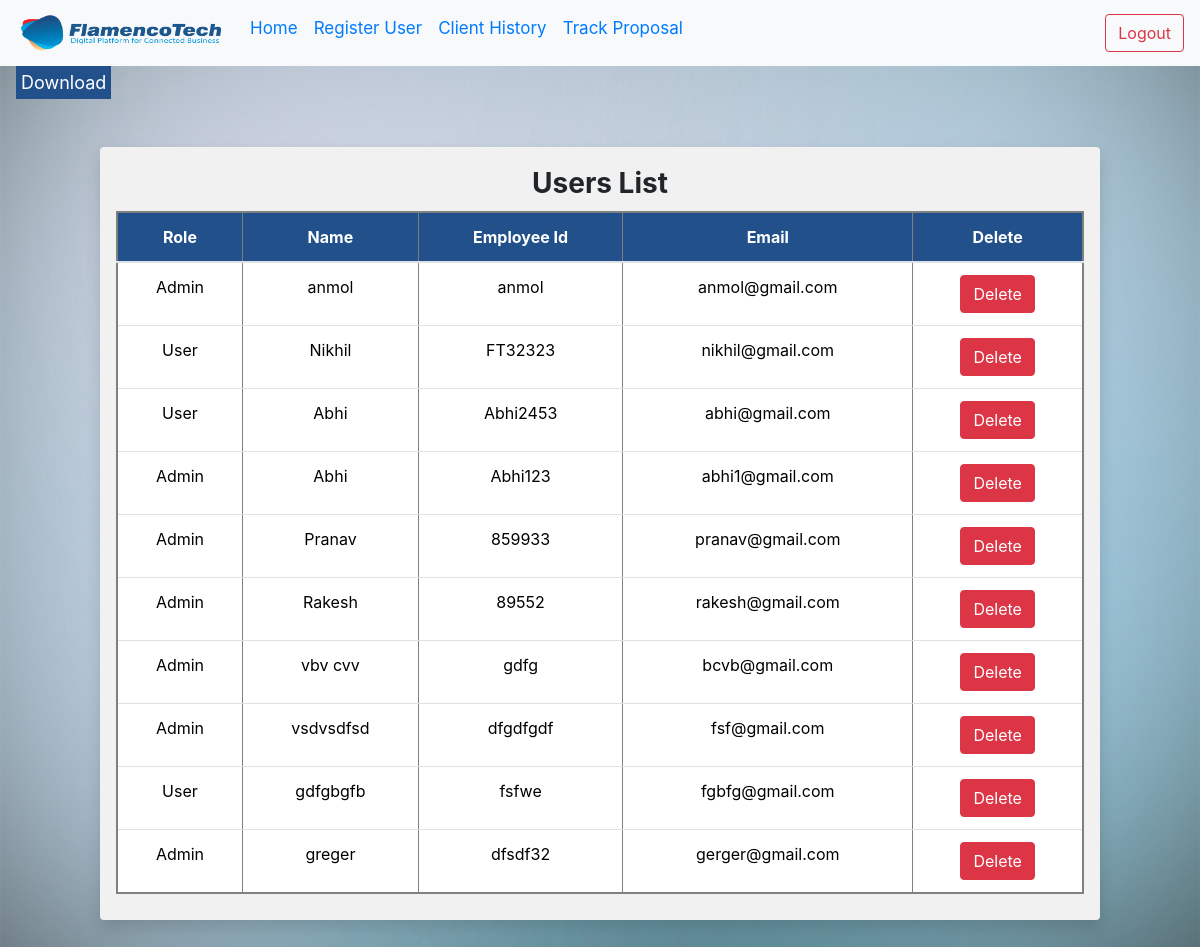
Page /admins/userlist/ on the committed database.
### Admin1/models.py (models this page shows, shortened)
class NewUser(AbstractBaseUser, PermissionsMixin):
    empid=models.AutoField(primary_key=True)
    email = models.EmailField(_('email address'), unique=True)
    user_name = models.CharField(max_length=50, unique=True)
    first_name = models.CharField(max_length=80, blank=True)
    Address = models.CharField(_(
        'address'), max_length=300, blank=True)
    is_staff = models.BooleanField(default=False)
    is_active = models.BooleanField(default=True)
    objects = CustomAccountManager()
    USERNAME_FIELD = 'email'
    REQUIRED_FIELDS = ['user_name', 'first_name']

### Admin1/views.py (the view)
# urls.py: path('userlist/',views.userlist,name='userlist'),
def userlist(request):
	context={'users':NewUser.objects.all()}
	return render(request,'Admin1/userlist.html',context)

### templates/Admin1/userlist.html (shortened to what this page needs)
<!DOCTYPE html>
<html lang="en">
  <head>
    <link rel="stylesheet" href="https://cdnjs.cloudflare.com/ajax/libs/font-awesome/4.7.0/css/font-awesome.min.css">
    <link
      rel="stylesheet"
      href="https://cdn.jsdelivr.net/npm/bootstrap@4.1.3/dist/css/bootstrap.min.css"
    />
  </head>
  <body>
    <nav class="navbar navbar-expand-lg navbar-light bg-light">
      <div class="collapse navbar-collapse" id="navbarSupportedContent">
        <ul class="navbar-nav mr-auto">
          <li>
            <a class="navbar-brand" href="https://www.flamencotech.com/" target="_blank" style="display: flex;align-items: center;
            padding: 5px;">
             <img src="/static/logo.png" alt="" width="200" height="40"  style="position:relative;" >
          </a>
          </li>
          <li class="nav-item active">
            <a class="nav-link text-primary" href="/admins/"
              >Home<span class="sr-only">(current)</span></a
            >
          </li>
<li class="nav-item active">
            <a class="nav-link text-primary" href="{% url 'signup' %}"
              >Register User <span class="sr-only">(current)</span></a
            >
          </li>
          <li class="nav-item active">
            <a class="nav-link text-primary" href="/admins/history"
              >Client History <span class="sr-only">(current)</span></a
            >
          </li>
          <li class="nav-item active">
            <a class="nav-link text-primary" href="/admins/trackp"
              >Track Proposal<span class="sr-only">(current)</span></a
            >
          </li>
        </ul>
        <form class="form-inline my-2 my-lg-0">
                 <a href="/logout" class="btn btn-outline-danger my-2 my-sm-0" type="submit">
          Logout
        </a>
        </form>
      </div>
    </nav>
        <a class="btnss" href="{% url 'export_userlist' %}">
         <button class="btns mx-3"> Download</button>
      </a>
    <div
      style="width: 1000px; background-color: rgb(241, 241, 241)"
      class="container my-5 shadow p-3 mb-5 rounded"
    >
      <div style="text-align: center" class="container my-1">
        <h3><b>Users List</b></h3>
      </div>
      <table
        style="
          text-align: center;
          margin: 10px auto;
          background-color: black;
          color: white;
          border:2px solid grey;
        "
        class="table"
        border='2'
      >
        <thead>
          <tr style="background-color: #22508b;color:white" >
            <th scope="col">Role</th>
            <th scope="col">Name</th>
            <th scope="col">Employee Id</th>
            <th scope="col">Email</th>
            <th scope="col">Delete</th>
          </tr>
        </thead>
        <tbody id="tbody" border='2'>
          {% for user in users %}
          <tr id="{{user.user_name}}" style="background-color:white;color:black">
            {% if user.is_superuser %} <td>Admin</td> {% else %}<td>User</td>{%endif%}
            <td>{{user.first_name}}</td>
            <td>{{user.user_name}}</td>
            <td>{{user.email}}</td>
            <td>
              <button
                value="{{user.user_name}}"
                type="submit"
                class="btn btn-danger deleteuser"
              >
                Delete
              </button>
            </td>
          </tr>
          {% endfor %}
        </tbody>
      </table>
    </div>
  </body>
</html>

### templates/Admin1/userlist.html (style rules this page uses)
body { background-image: url("/static/b1.png"); background-repeat: no-repeat; background-attachment: fixed; background-size: 100% 100%; }
.navbar .nav-item a { font-size: 17px; position: relative; display: inline-block; outline: none; text-decoration: none; text-shadow: 0 0 1px rgba(255,255,255,0.3); }
.navbar .nav-item a::before { color: rgba(255,255,255,0.3); text-shadow: 0 0 1px rgba(255,255,255,0.3); content: attr(data-hover); position: absolute; -webkit-transition: -webkit-transform 0.3s, opacity 0.3s; -moz-transition: -moz-transform 0.3s, opacity 0.3s; transition: transform 0.3s, opacity 0.3s; pointer-events: none; }
.navbar .nav-item a::after { content: ''; position: absolute; left: 0; bottom: 0; width: 100%; height: 2px; background:#205690; opacity: 0; -webkit-transform: translateY(5px); -moz-transform: translateY(5px); transform: translateY(5px); -webkit-transition: -webkit-transform 0.3s, opacity 0.3s; -moz-transition: -moz-transform 0.3s, opacity 0.3s; transition: transform 0.3s, opacity 0.3s; pointer-events: none; }
.navbar .nav-item a { font-size: 17px; }
.btns { background-color: #22508b; border: none; color: white; padding: 3px 5px; cursor: pointer; font-size: 18px; }

### rows in the picture
NewUser: is_superuser "Admin", first_name "anmol", user_name "anmol", email "anmol@gmail.com"
NewUser: is_superuser "User", first_name "Nikhil", user_name "FT32323", email "nikhil@gmail.com"
NewUser: is_superuser "User", first_name "Abhi", user_name "Abhi2453", email "abhi@gmail.com"
NewUser: is_superuser "Admin", first_name "Abhi", user_name "Abhi123", email "abhi1@gmail.com"
NewUser: is_superuser "Admin", first_name "Pranav", user_name "859933", email "pranav@gmail.com"
NewUser: is_superuser "Admin", first_name "Rakesh", user_name "89552", email "rakesh@gmail.com"
NewUser: is_superuser "Admin", first_name "vbv cvv", user_name "gdfg", email "bcvb@gmail.com"
NewUser: is_superuser "Admin", first_name "vsdvsdfsd", user_name "dfgdfgdf", email "fsf@gmail.com"
NewUser: is_superuser "User", first_name "gdfgbgfb", user_name "fsfwe", email "fgbfg@gmail.com"
NewUser: is_superuser "Admin", first_name "greger", user_name "dfsdf32", email "gerger@gmail.com"
